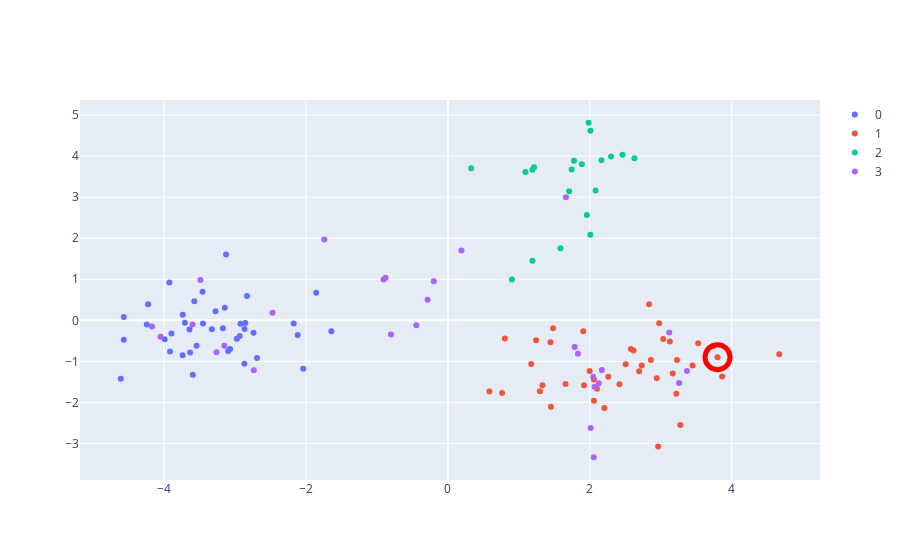

The cell this chart's notebook holds for it:
### Code cell
local_l= genotype[:,(nan_pos-int(wind_sizes/2)):(nan_pos+int(wind_sizes/2))]
coords= {z:[x for x in range(len(label_vector)) if label_vector[x] == z] for z in list(set(label_vector))}

pca2 = PCA(n_components=ncomps, whiten=False,svd_solver='randomized')
featl= pca2.fit_transform(local_l)

fig= [go.Scatter(
    x= featl[coords[i],0],
    y= featl[coords[i],1],
    mode= 'markers',
    name= str(i)
) for i in coords.keys()]

fig.append(go.Scatter(
    mode='markers',
    x=[featl[nan_acc,0]],
    y=[featl[nan_acc,1]],
    marker=dict(
        color='rgba(135, 206, 250, 0)',
        size=25,
        opacity= 1,
        line=dict(
            color='red',
            width=5
        )
    ),
    showlegend=False
))

layout= go.Layout()

Figure= go.Figure(data= fig, layout= layout)

iplot(Figure)
